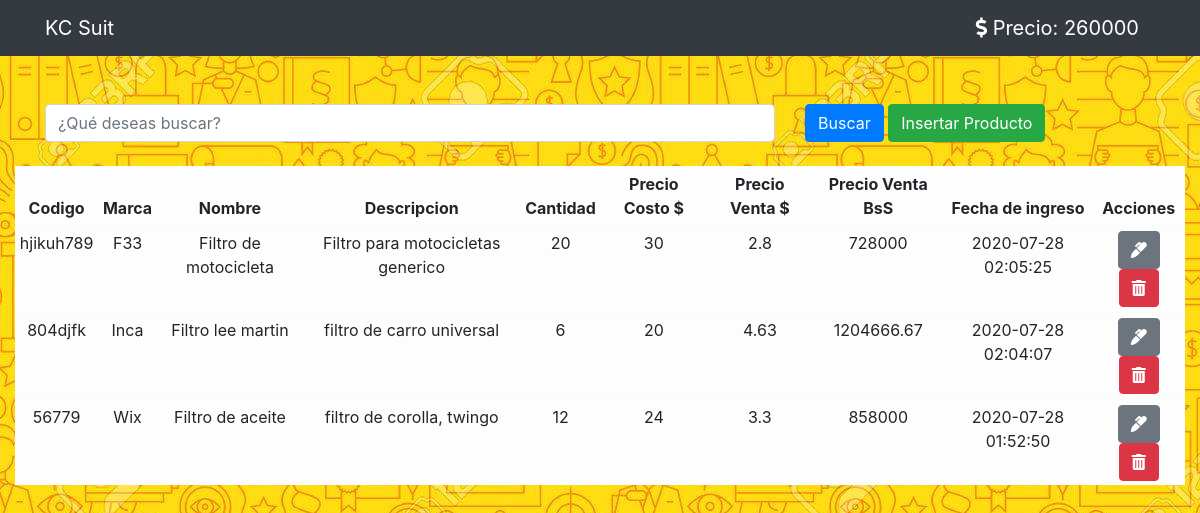
Page /Vistas/filtros.php on the committed database.
### tables this page shows
CREATE TABLE `dolar` (
  `id` int(11) NOT NULL,
  `valor` int(255) NOT NULL
);

CREATE TABLE `filtros` (
  `id` int(11) NOT NULL,
  `codigo` varchar(255) NOT NULL,
  `marca` varchar(255) NOT NULL,
  `nombre` varchar(255) NOT NULL,
  `descripcion` varchar(255) NOT NULL,
  `precio` int(255) NOT NULL,
  `cantidad` int(255) NOT NULL,
  `fecha_ingreso` timestamp NOT NULL DEFAULT current_timestamp()
);

### Modelo/dolar.inc.php (called while the page is built, shortened)
<?php
    include_once '../Controlador/conexion.inc.php';
    $consulta = $conexion->prepare('SELECT * FROM dolar WHERE id=:id LIMIT 1');
    $consulta -> execute(array(
        ':id'=>1
    ));
    $precio_dolar = $consulta ->fetch();

### Modelo/mostrar.inc.php (called while the page is built)
<?php
    include_once '../Controlador/conexion.inc.php';
$seleccionar = $conexion->prepare('SELECT * FROM '."$pagina".' ORDER BY id DESC');
$seleccionar->execute();
$resultado = $seleccionar->fetchAll();

### Vistas/filtros.php (the view, shortened to what this page needs)
<?php
include_once '../Plantillas/cabecera.inc.php';
    $pagina = 'filtros';
include_once '../Modelo/mostrar.inc.php';
include_once '../Modelo/buscar.inc.php';
?>
<div class="container">
    <form method="POST" action="">
        <div class="row">
            <div class="col-md-8">
                <br>
                <input type="search" class="form-control" placeholder="¿Qué deseas buscar?" name="buscar">
            </div>
            <div class="col-md-4">
                <br>
                <input type="submit" class="btn btn-primary" value="Buscar" name="btn_buscar">
                <a href="nuevo.php" class="btn btn-success">Insertar Producto</a>
            </div>
        </div>
    </form>
</div>
<div class=" container-fluid">
    <br>
    <table class=" table table-light table-sm">
        <thead>
            <tr class="text-center">
                <th>Codigo</th>
                <th>Marca</th>
                <th>Nombre</th>
                <th>Descripcion</th>
                <th>Cantidad</th>
                <th>Precio Costo $</th>
                <th>Precio Venta $</th>
                <th>Precio Venta BsS</th>
                <th>Fecha de ingreso</th>
                <th colspan="2">Acciones</th>
            </tr>
        </thead>
        <tbody>
        <?php foreach ($resultado as $fila):
            ?>
            <tr class="text-center">
                <td><?php echo $fila['codigo'];   ?> </td>
                <td><?php echo $fila['marca'];   ?> </td>
                <td><?php echo $fila['nombre'];   ?> </td>
                <td><?php echo $fila['descripcion'];   ?> </td>
                <td><?php echo $fila['cantidad'];   ?> </td>
                <td><?php echo $fila['precio'];   ?> </td>
                <td>
                    <?php
                        $cantidad = $fila['cantidad'];
                        $costoEnDolares = $fila['precio'];
                        if($cantidad==0){
                            $precioEnDolares = 0;
                            echo $precioEnDolares;
                        }else{
                            $precioEnDolares = $costoEnDolares/$cantidad + 1.30;
                            echo round($precioEnDolares,2);
                        }
                    ?>
                </td>
                <td>
                    <?php
                    $precioDolar = $precio_dolar['valor'];
                    $precioVentaBs =  $precioEnDolares * $precioDolar ;
                    echo round($precioVentaBs,2);
                    ?>
                </td>
                <td><?php echo $fila['fecha_ingreso'];   ?> </td>
                <td>
                    <a href="actualizar.php?id=<?php echo $fila['id']?>&categoria=<?php echo $fila['categoria']?>;" class="btn btn-secondary"> <i class="fas fa-marker"> </i> </a>
                    <a href="../Modelo/eliminar.inc.php?id=<?php echo $fila['id']?>&categoria=<?php echo $fila['categoria']; ?>" class="btn btn-danger"> <i class="fas fa-trash-alt"> </i> </a>
                </td>
            </tr>
        <?php endforeach ?>
        </tbody>
    </table>
</div>
<?php
include_once '../Plantillas/pie.inc.php';
?>

### Plantillas/cabecera.inc.php (shortened to what this page needs)
<!doctype html>
<html lang="en">
    <head>
        <link rel="stylesheet" href="../styles/styles.css">
        <link rel="stylesheet" href="https://stackpath.bootstrapcdn.com/bootstrap/4.4.1/css/bootstrap.min.css">
        <link rel="stylesheet" href="https://use.fontawesome.com/releases/v5.12.1/css/all.css">
    </head>
    <body>
<?php
    include_once '../Modelo/dolar.inc.php';
?>
        <nav class="navbar navbar-dark bg-dark">
            <div class="container">
                <a href="index.php" class="navbar-brand">
                    KC Suit
                </a>
                <li class="navbar-brand"><i class="fas fa-dollar-sign"></i> Precio: <?php echo $precio_dolar['valor']?>
                </li>
            </div>
        </nav>
        <br>

### Plantillas/pie.inc.php (shortened to what this page needs)
</body>
</html>

### styles/styles.css (style rules this page uses)
body { background-image: url('f.jpg'); }

### rows in the picture
dolar: valor "260000"
filtros: codigo "hjikuh789", marca "F33", nombre "Filtro de motocicleta", descripcion "Filtro para motocicletas generico", cantidad "20", precio "30", precioEnDolares "2.8", precioVentaBs "728000", fecha_ingreso "2020-07-28 02:05:25"
filtros: codigo "804djfk", marca "Inca", nombre "Filtro lee martin", descripcion "filtro de carro universal", cantidad "6", precio "20", precioEnDolares "4.63", precioVentaBs "1204666.67", fecha_ingreso "2020-07-28 02:04:07"
filtros: codigo "56779", marca "Wix", nombre "Filtro de aceite", descripcion "filtro de corolla, twingo", cantidad "12", precio "24", precioEnDolares "3.3", precioVentaBs "858000", fecha_ingreso "2020-07-28 01:52:50"
